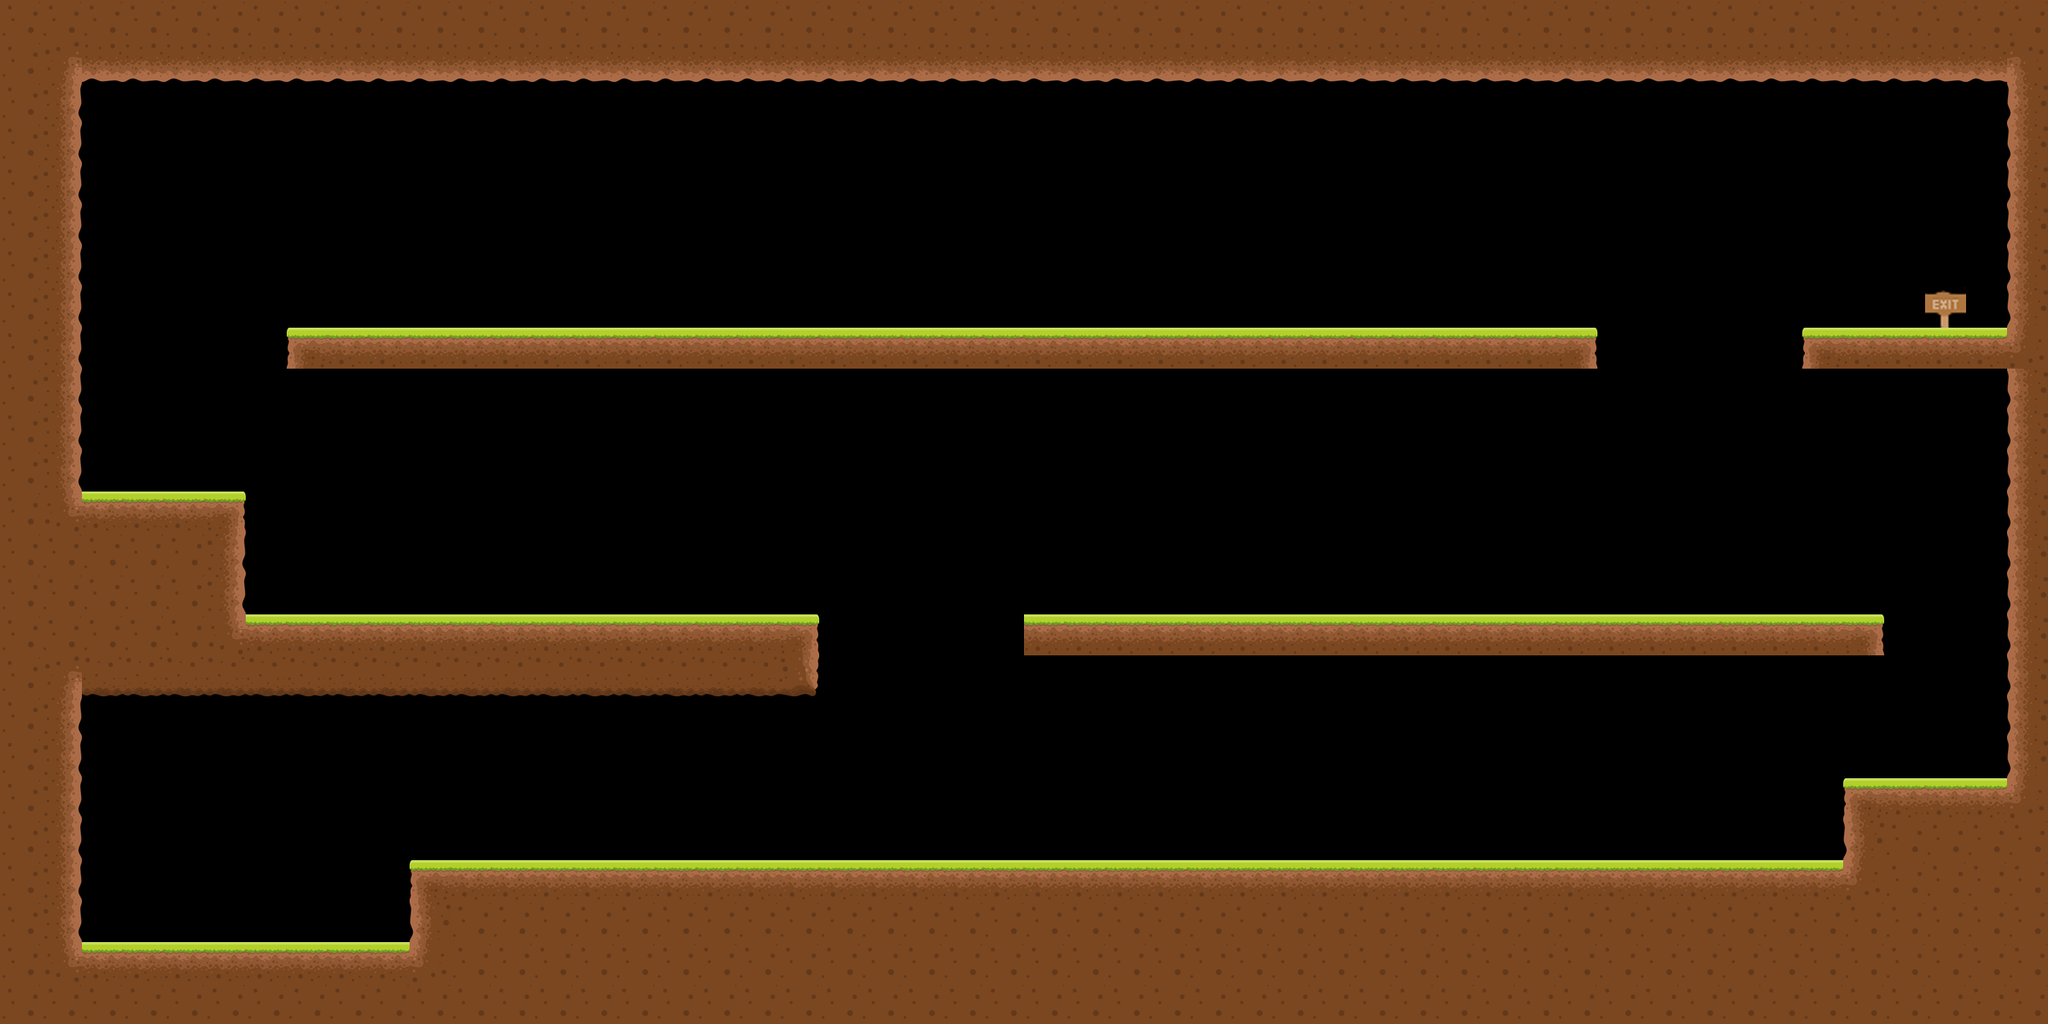

A level layout from a 2D game, rendered from its tile map. Below: a short description, then the map file with tile-grid data replaced by summaries:
An orthogonal 50x25 tile map with 50x50 px tiles, 14 tile layers (GroundMid, GroundLeft, GroundRight, EarthMid, ...), 15 tilesets and 19 objects.

<map version="1.0" orientation="orthogonal" renderorder="right-down" width="50" height="25" tilewidth="50" tileheight="50">
 <tileset firstgid="1" name="exit" tilewidth="50" tileheight="50">
  <image source="exit.png" width="50" height="50" />
 </tileset>
 <tileset firstgid="2" name="GroundMid" tilewidth="50" tileheight="50">
  <image source="groundMid.png" width="50" height="50" />
 </tileset>
 <tileset firstgid="3" name="GroundRight" tilewidth="50" tileheight="50">
  <image source="groundRight.png" width="50" height="50" />
 </tileset>
 <tileset firstgid="4" name="GroundLeft" tilewidth="50" tileheight="50">
  <image source="groundLeft.png" width="50" height="50" />
 </tileset>
 <tileset firstgid="5" name="EarthLeft" tilewidth="50" tileheight="50">
  <image source="earthLeft.png" width="50" height="50" />
 </tileset>
 <tileset firstgid="6" name="EarthMid" tilewidth="50" tileheight="50">
  <image source="earthMid.png" width="50" height="50" />
 </tileset>
 <tileset firstgid="7" name="EarthRight" tilewidth="50" tileheight="50">
  <image source="earthRight.png" width="50" height="50" />
 </tileset>
 <tileset firstgid="8" name="EarthBtm" tilewidth="50" tileheight="50">
  <image source="earthBtm.png" width="50" height="50" />
 </tileset>
 <tileset firstgid="9" name="EarthBtmLeft" tilewidth="50" tileheight="50">
  <image source="EarthBtmLeft.png" width="50" height="50" />
 </tileset>
 <tileset firstgid="10" name="EarthBtmRight" tilewidth="50" tileheight="50">
  <image source="EarthBtmRight.png" width="50" height="50" />
 </tileset>
 <tileset firstgid="11" name="EarthBtmRight" tilewidth="50" tileheight="50">
  <image source="EarthBtmRight.png" width="50" height="50" />
 </tileset>
 <tileset firstgid="12" name="EarthTopLeft" tilewidth="50" tileheight="50">
  <image source="EarthTopLeft.png" width="50" height="50" />
 </tileset>
 <tileset firstgid="13" name="EarthTopRight" tilewidth="50" tileheight="50">
  <image source="EarthTopRight.png" width="50" height="50" />
 </tileset>
 <tileset firstgid="14" name="EarthPlatBtm" tilewidth="50" tileheight="50">
  <image source="EarthPlatBtm.png" trans="ff00ff" width="50" height="50" />
 </tileset>
 <tileset firstgid="15" name="EarthBtmConRight" tilewidth="50" tileheight="50">
  <image source="EarthBtmConRight.png" trans="ff00ff" width="50" height="50" />
 </tileset>
 <layer name="GroundMid" width="50" height="25">
  <data>[1250 cells, 115 non-empty, 1 distinct tile ids]</data>
 </layer>
 <layer name="GroundLeft" width="50" height="25">
  <data>[1250 cells, 4 non-empty, 1 distinct tile ids]</data>
 </layer>
 <layer name="GroundRight" width="50" height="25">
  <data>[1250 cells, 4 non-empty, 1 distinct tile ids]</data>
 </layer>
 <layer name="EarthMid" width="50" height="25">
  <data>[1250 cells, 221 non-empty, 1 distinct tile ids]</data>
 </layer>
 <layer name="EarthLeft" width="50" height="25">
  <data>[1250 cells, 18 non-empty, 1 distinct tile ids]</data>
 </layer>
 <layer name="EarthRight" width="50" height="25">
  <data>[1250 cells, 18 non-empty, 1 distinct tile ids]</data>
 </layer>
 <layer name="EarthBtm" width="50" height="25">
  <data>[1250 cells, 47 non-empty, 1 distinct tile ids]</data>
 </layer>
 <layer name="EarthBtmLeft" width="50" height="25">
  <data>[1250 cells, 4 non-empty, 1 distinct tile ids]</data>
 </layer>
 <layer name="EarthBtmRight" width="50" height="25">
  <data>[1250 cells, 3 non-empty, 1 distinct tile ids]</data>
 </layer>
 <layer name="EarthTopRight" width="50" height="25">
  <data>[1250 cells, 1 non-empty, 1 distinct tile ids]</data>
 </layer>
 <layer name="EarthPlatBtm" width="50" height="25">
  <data>[1250 cells, 17 non-empty, 1 distinct tile ids]</data>
 </layer>
 <layer name="Exit" width="50" height="25">
  <data>[1250 cells, 1 non-empty, 1 distinct tile ids]</data>
 </layer>
 <layer name="EarthTopLeft" width="50" height="25">
  <data>[1250 cells, 2 non-empty, 1 distinct tile ids]</data>
 </layer>
 <layer name="EarthBtmConRight" width="50" height="25">
  <data>[1250 cells, 1 non-empty, 1 distinct tile ids]</data>
 </layer>
 <objectgroup name="Saw">
  <object x="1550" y="1050" width="50" height="50" />
  <object x="1000" y="250" width="50" height="50" />
 </objectgroup>
 <objectgroup name="start">
  <object x="200" y="1100" width="50" height="50" />
 </objectgroup>
 <objectgroup name="floor">
  <object x="100" y="1150" width="400" height="50" />
  <object x="500" y="1050" width="1750" height="50" />
  <object x="2250" y="950" width="250" height="50" />
  <object x="1250" y="750" width="1050" height="50" />
  <object x="300" y="750" width="700" height="50" />
  <object x="100" y="600" width="200" height="50" />
  <object x="350" y="400" width="1600" height="50" />
  <object x="2200" y="400" width="250" height="50" />
  <object x="100" y="800" width="900" height="50" />
 </objectgroup>
 <objectgroup name="wall">
  <object x="500" y="1100" width="50" height="100" />
  <object x="2250" y="1000" width="50" height="100" />
  <object x="250" y="650" width="50" height="150" />
  <object x="50" y="50" width="50" height="1150" />
  <object x="100" y="50" width="2400" height="50" />
  <object x="2450" y="100" width="50" height="850" />
 </objectgroup>
 <objectgroup name="Goal">
  <object x="2350" y="100" width="50" height="300" />
 </objectgroup>
</map>
